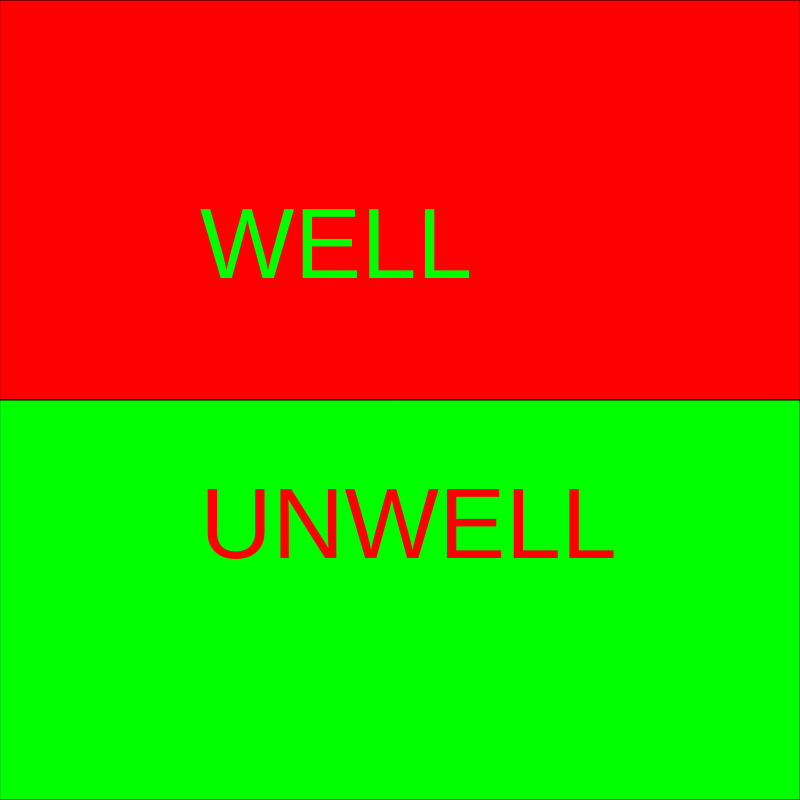
Frame 1 (no input)
Frame 60 (no input): identical to frame 1, image omitted
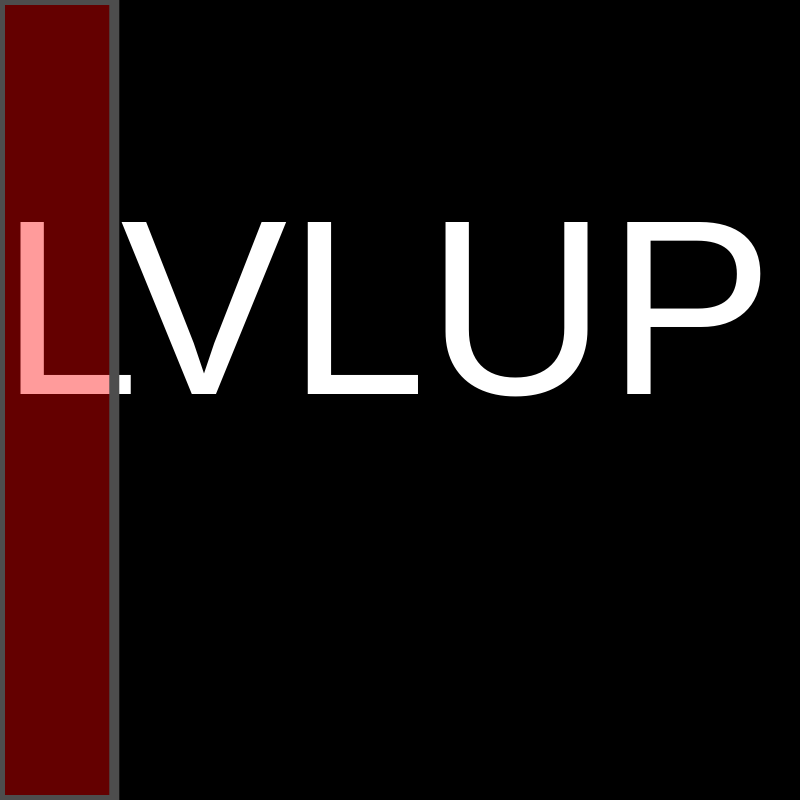
Frame 120 (the mouse pressed at the canvas centre since frame 60)

The p5.js sketch that drew these frames (run headless with seeded random() and noise() and a simulated clock; from frame 60 on, the mouse is pressed at the canvas centre):

// p5.js sketch
// ── sketch.js
var level = "wellunwell"
var x = 0;
var y = 400;




function setup() {

  createCanvas(800, 800)



}

function draw() {



  if (level == "wellunwell") {
    wellunwell();
  } else if (level == "lvlup1") {
    lvlup1();
  } else if (level == "restedunrested") {
    restedunrested();

  } else if (level == "tireduntired") {
    tireduntired();
  } else if (level == "lvlup2") {
    lvlup2();
  } else if (level == "lvlup3") {
    lvlup3();
  } else if (level == "relaxedunrelaxed") {
    relaxedunrelaxed();
  } else if (level == "lvlup4") {
    lvlup4();
  } else if (level == "confidentunconfident") {
    confidentunconfident();
  } else if (level == "lvlup5") {
    lvlup5();
  } else if (level == "lovedunloved") {
    lovedunloved();
  } else if (level == "lvlup6") {
    lvlup6();
  }
}

function mousePressed() {

  if (level == "wellunwell") {
    var d = dist(0, 0, mouseX, mouseY)
    if (d > 0)
      level = "lvlup1";
  } else if (level == "lvlup1") {
    var d = dist(0, 0, mouseX, mouseY)
    if (d > 0)
      level = "restedunrested";
  } else if (level == "restedunrested") {
    var d = dist(0, 0, mouseX, mouseY)
    if (d > 0)
      level = "lvlup2";
  } else if (level == "lvlup2") {
    var d = dist(0, 0, mouseX, mouseY)
    if (d > 0)
      level = "tireduntired";
  } else if (level == "tireduntired") {
    var d = dist(0, 0, mouseX, mouseY)
    if (d > 0)
      level = "lvlup3";
  } else if (level == "lvlup3") {
    var d = dist(0, 0, mouseX, mouseY)
    if (d > 0)
      level = "relaxedunrelaxed";
  } else if (level == "relaxedunrelaxed") {
    var d = dist(0, 0, mouseX, mouseY)
    if (d > 0)
      level = "lvlup4";
  } else if (level == "lvlup4") {
    var d = dist(0, 0, mouseX, mouseY)
    if (d > 0)
      level = "confidentunconfident";
  } else if (level == "confidentunconfident") {
    var d = dist(0, 0, mouseX, mouseY)
    if (d > 0)
      level = "lvlup5";
  } else if (level == "lvlup5") {
    var d = dist(0, 0, mouseX, mouseY)
    if (d > 0)
      level = "lovedunloved";
  } else if (level == "lovedunloved") {
    var d = dist(0, 0, mouseX, mouseY)
    if (d > 0)
      level = "lvlup6";
  }
}







// FUNCTIONS

function wellunwell() {
  noStroke
  background(0)
  fill(255, 0, 0)
  rect(0, 0, width, height / 2)
  fill(0, 255, 0)
  rect(0, height / 2, width, height / 2)

  textSize(100)
  fill(0, 255, 0)
  text("WELL", width / 4, height / 4, 100, 100)

  textSize(100)
  fill(255, 0, 0)
  text("UNWELL", width / 4, height * 0.6, 100, 100)

}

function lvlup1() {

  background(0)
  noStroke();
  fill(255)
  textSize(250)
  text("LVLUP", 0, height / 4, 1000, 500)


  if (millis() > 1500) {
    stroke(77, 77, 77)
    strokeWeight(10)
    fill(255, 0, 0, 100)
    rect(0, 0, width / 7, 800)
  }
}




function lvlup2() {

  background(0)
  noStroke();
  fill(255)
  textSize(250)
  text("LVLUP", 0, height / 4, 1000, 500)


  if (millis() = 1500) {
    stroke(77, 77, 77)
    strokeWeight(1)
    fill(255, 0, 0, 100)
    rect(x, 0, width / 7, 800)
  }

  if (millis() = 2500) {
    stroke(77, 77, 77)
    strokeWeight(10)
    fill(255, 0, 0, 100)
    rect(x+(width/7), 0, width / 7, 800)
  }
}

function lvlup3() {

  background(0)
  fill(255)
  textSize(250)
  text("LVLUP", 0, height / 4, 1000, 500)

  stroke(77, 77, 77)
  strokeWeight(10)
  fill(255, 0, 0, 100)
  rect(10, height / 4, 175, 400)
  rect(195, height / 4, 175, 400)
  rect(380, height / 4, 175, 400)
}

function lvlup4() {

  background(0)
  fill(255)
  textSize(250)
  text("LVLUP", 0, height / 4, 1000, 500)

  stroke(77, 77, 77)
  strokeWeight(10)
  fill(255, 0, 0, 100)
  rect(0, height / 4, 175, 400)
  rect(200, height / 4, 175, 410)
  rect(400, height / 4, 175, 410)
  rect(600, height / 4, 175, 410)
}

function lvlup5() {

  background(0)
  fill(255)
  textSize(250)
  text("LVLUP", 0, height / 4, 1000, 500)
}

function lvlup6() {

  background(0)
  fill(255)
  textSize(250)
  text("LVLUP", 0, height / 4, 1000, 500)
}



function restedunrested() {

  background(0)
  fill(0, 0, 255)
  rect(0, 0, width, height / 2)
  fill(100, 200, 0)
  rect(0, height / 2, width, height / 2)

  noStroke();
  textSize(100);
  fill(100, 200, 0);
  text("RESTED", width / 4, height / 4, 100, 100);

  noStroke();
  textSize(100)
  fill(0, 0, 255)
  text("UNRESTED", width / 4, height * 0.6, 100, 100)

}


function tireduntired() {
  background(0)
  fill(0, 0, 255)
  rect(0, 0, width, height / 2)
  fill(100, 200, 0)
  rect(0, height / 2, width, height / 2)

  noStroke();
  textSize(100)
  fill(100, 200, 0)
  text("TIRED", width / 4, height / 4, 100, 100)

  textSize(100)
  fill(0, 0, 255)
  text("UNTIRED", width / 4, height * 0.6, 100, 100)

}


function relaxedunrelaxed() {
  background(0)
  fill(0, 0, 255)
  rect(0, 0, width, height / 2)
  fill(100, 200, 0)
  rect(0, height / 2, width, height / 2)

  noStroke();
  textSize(100)
  fill(100, 200, 0)
  text("RELAXED", width / 4, height / 4, 100, 100)

  textSize(100)
  fill(0, 0, 255)
  text("UNRELAXED", width / 4, height * 0.6, 100, 100)

}


function confidentunconfident() {
  background(0)
  fill(0, 0, 255)
  rect(0, 0, width, height / 2)
  fill(100, 200, 0)
  rect(0, height / 2, width, height / 2)

  noStroke();
  textSize(100)
  fill(100, 200, 0)
  text("CONFIDENT", width / 4, height / 4, 100, 100)

  textSize(100)
  fill(0, 0, 255)
  text("UNCONFIDENT", width / 4, height * 0.6, 100, 100)

}

function lovedunloved() {
  background(0)
  fill(0, 0, 255)
  rect(0, 0, width, height / 2)
  fill(100, 200, 0)
  rect(0, height / 2, width, height / 2)

  noStroke();
  textSize(100)
  fill(100, 200, 0)
  text("LOVED", width / 4, height / 4, 100, 100)

  textSize(100)
  fill(0, 0, 255)
  text("UNLOVED", width / 4, height * 0.6, 100, 100)
}
// ── functions.js
  function wellunwell() {
    // well-unwell
    background(0)
    fill(255, 0, 0)
    rect(0, 0, width, height / 2)
    fill(0, 255, 0)
    rect(0, height / 2, width, height / 2)

    textSize(100)
    fill(0, 255, 0)
    text("WELL", width / 4, height / 4, 100, 100)

    textSize(100)
    fill(255, 0, 0)
    text("UNWELL", width / 4, height * 0.6, 100, 100)

  }

  function lvlup1() {

    background(0)
    fill(255)
    textSize(250)
    text("LVLUP", 0, height / 4, 1000, 500)
    
    
   
    stroke(77, 77, 77)
    strokeWeight(10)
    fill(255,0,0)
    rect(10,height/4,175,400)
  }




  function lvlup2() {

    background(0)
    fill(255)
    textSize(250)
    text("LVLUP", 0, height / 4, 1000, 500)
    stroke(77, 77, 77)
    strokeWeight(10)
    fill(255,0,0)
    rect(10,height/4,175,400)
    rect(420,height/4, 175,400)
    
  }

  function lvlup3() {

    background(0)
    fill(255)
    textSize(250)
    text("LVLUP", 0, height / 4, 1000, 500)
  }

  function lvlup4() {

    background(0)
    fill(255)
    textSize(250)
    text("LVLUP", 0, height / 4, 1000, 500)
  }

function lvlup5() {

    background(0)
    fill(255)
    textSize(250)
    text("LVLUP", 0, height / 4, 1000, 500)
  }

function lvlup6() {

    background(0)
    fill(255)
    textSize(250)
    text("LVLUP", 0, height / 4, 1000, 500)
  }
  
  
  
  function restedunrested() {
    background(0)
    fill(0, 0, 255)
    rect(0, 0, width, height / 2)
    fill(100, 200, 0)
    rect(0, height / 2, width, height / 2)

    textSize(100)
    fill(100, 200, 0)
    text("RESTED", width / 4, height / 4, 100, 100)

    textSize(100)
    fill(0, 0, 255)
    text("UNRESTED", width / 4, height * 0.6, 100, 100)

  }


  function tireduntired() {
    background(0)
    fill(0, 0, 255)
    rect(0, 0, width, height / 2)
    fill(100, 200, 0)
    rect(0, height / 2, width, height / 2)

    textSize(100)
    fill(100, 200, 0)
    text("TIRED", width / 4, height / 4, 100, 100)

    textSize(100)
    fill(0, 0, 255)
    text("UNTIRED", width / 4, height * 0.6, 100, 100)

  }


  function relaxedunrelaxed() {
    background(0)
    fill(0, 0, 255)
    rect(0, 0, width, height / 2)
    fill(100, 200, 0)
    rect(0, height / 2, width, height / 2)

    textSize(100)
    fill(100, 200, 0)
    text("RELAXED", width / 4, height / 4, 100, 100)

    textSize(100)
    fill(0, 0, 255)
    text("UNRELAXED", width / 4, height * 0.6, 100, 100)

  }
  
  
  function confidentunconfident() {
    background(0)
    fill(0, 0, 255)
    rect(0, 0, width, height / 2)
    fill(100, 200, 0)
    rect(0, height / 2, width, height / 2)

    textSize(100)
    fill(100, 200, 0)
    text("CONFIDENT", width / 4, height / 4, 100, 100)

    textSize(100)
    fill(0, 0, 255)
    text("UNCONFIDENT", width / 4, height * 0.6, 100, 100)

  }
  
  function lovedunloved() {
    background(0)
    fill(0, 0, 255)
    rect(0, 0, width, height / 2)
    fill(100, 200, 0)
    rect(0, height / 2, width, height / 2)

    textSize(100)
    fill(100, 200, 0)
    text("LOVED", width / 4, height / 4, 100, 100)

    textSize(100)
    fill(0, 0, 255)
    text("UNLOVED", width / 4, height * 0.6, 100, 100)
  }
  
